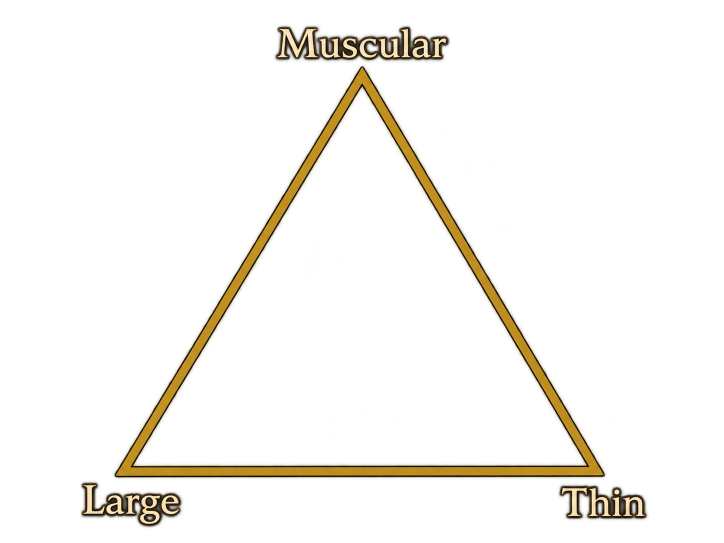
#> input picture Tools/RetailAssets/glue/body_triangle.png, 1448 x 1086 px (shown at 1/2 size)
$ python body_triangle.py
#> lines starting #> are read from the running program, lines starting #| are printed output that depends on the picture; long printed decimals are rounded
"""Body-type triangle art (body_triangle.png) -> the creator's BLP2 texture.

The art's content is cropped, scaled into a 512x512 canvas (WoW textures are power-of-two) and written as raw
BGRA BLP2 with mipmaps, the same layout as the client's Retail::BuildBlp. creator_skin.lua places it using
TRIANGLE below, so the stroke's three corners land on the Body page's knob triangle.
"""

import struct
from pathlib import Path

from PIL import Image

SOURCE = Path(__file__).with_name("body_triangle.png")
ENTRY = "Interface" + chr(92) + "Glues" + chr(92) + "CharacterCreate" + chr(92) + "EsteriaBodyTriangle.blp"
CROP = (150, 40, 1305, 1066)          # source pixels: triangle plus its three labels
CORNERS = ((724, 148), (242, 944), (1196, 944))  # stroke centre: apex, base left, base right (source pixels)
CANVAS = 512


def build():
    image = Image.open(SOURCE).convert("RGBA").crop(CROP)
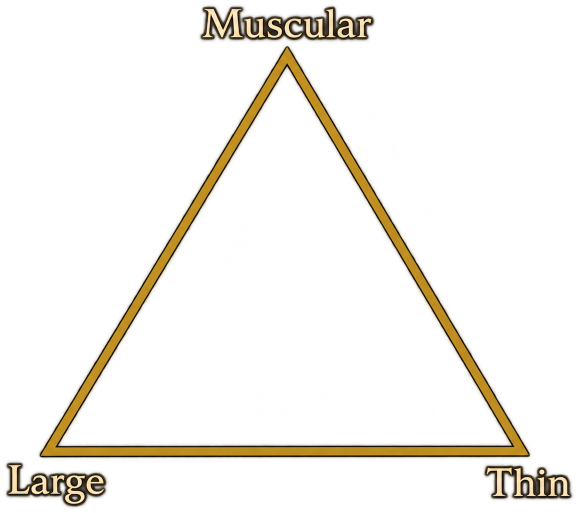
#> image: PIL image 1155x1026 RGBA (shown at 1/2 size); mean R, G, B, A 16, 12.6, 4.5, 21; transparent parts drawn white
    width = CANVAS
    height = round(image.height * CANVAS / image.width)
#> height = 455
    canvas = Image.new("RGBA", (CANVAS, CANVAS), (0, 0, 0, 0))
#> canvas: PIL image 512x512 RGBA; every value is 0
    canvas.paste(image.resize((width, height), Image.LANCZOS), (0, 0))
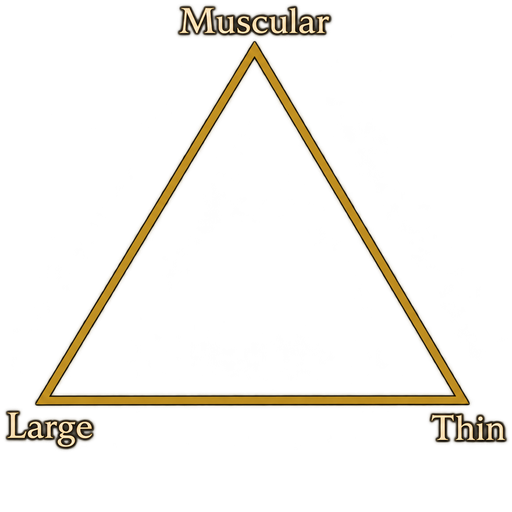
#> canvas: PIL image 512x512 RGBA; mean R, G, B, A 14.2, 11.2, 4, 18.6; transparent parts drawn white
    blp = bytearray(1172)
    blp[0:4] = b"BLP2"
    struct.pack_into("<I", blp, 4, 1)
    blp[8:12] = bytes((3, 8, 8, 1))  # raw BGRA, 8-bit alpha, mips present
    struct.pack_into("<II", blp, 12, CANVAS, CANVAS)
    level = canvas
    for mip in range(16):
        r, g, b, a = level.split()
        data = Image.merge("RGBA", (b, g, r, a)).tobytes()
        struct.pack_into("<I", blp, 20 + mip * 4, len(blp))
        struct.pack_into("<I", blp, 84 + mip * 4, len(data))
        blp += data
        if level.size == (1, 1):
            break
        level = level.resize((max(1, level.width // 2), max(1, level.height // 2)), Image.BOX)
#> this loop made 10 passes
#> pass 1, in build, `r, g, b, a = level.split()`:
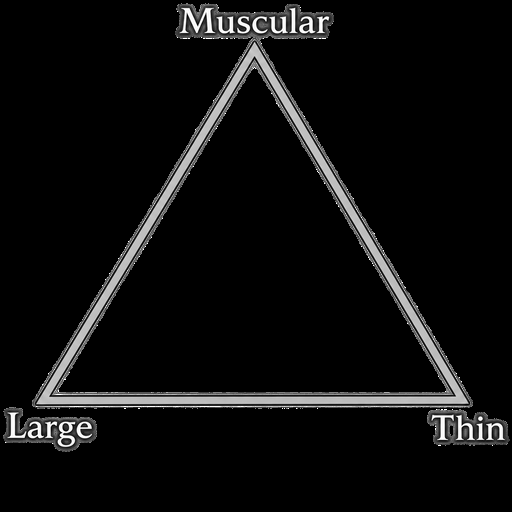
#> r: PIL image 512x512 L; min 0, max 255, mean 14.2
#> pass 1, in build, `r, g, b, a = level.split()`:
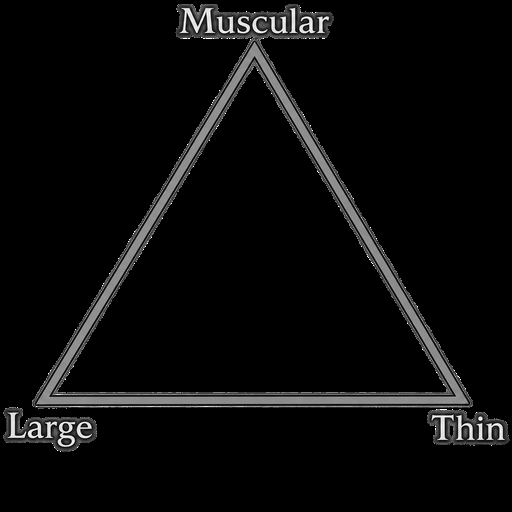
#> g: PIL image 512x512 L; min 0, max 255, mean 11.2
#> pass 1, in build, `r, g, b, a = level.split()`:
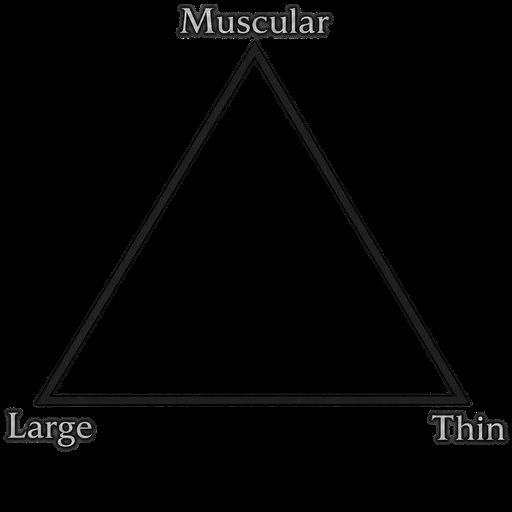
#> b: PIL image 512x512 L; min 0, max 255, mean 4
#> pass 1, in build, `r, g, b, a = level.split()`:
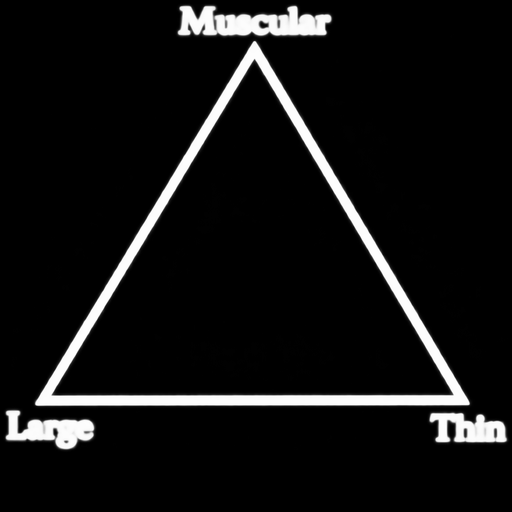
#> a: PIL image 512x512 L; min 0, max 255, mean 18.6
    return bytes(blp), height / CANVAS


def placement(tri_width=180, tri_height=156):
    """Size, offset and texcoord bottom for the texture on a tri_width x tri_height knob triangle frame."""
    (ax, ay), (lx, ly), (rx, _) = CORNERS
    sx, sy = tri_width / (rx - lx), tri_height / (ly - ay)
    left, top, right, bottom = CROP
    return {"width": (right - left) * sx, "height": (bottom - top) * sy,
            "x": -(lx - left) * sx, "y": (ly - top) * sy}


if __name__ == "__main__":
    data, v = build()
#> v = 0.889
    print(len(data), "bytes; texcoord bottom", round(v, 6), placement())
#| 1399272 bytes; texcoord bottom 0.8887 {'width': 217.925, 'height': 201.075, 'x': -17.358, 'y': 177.166}
